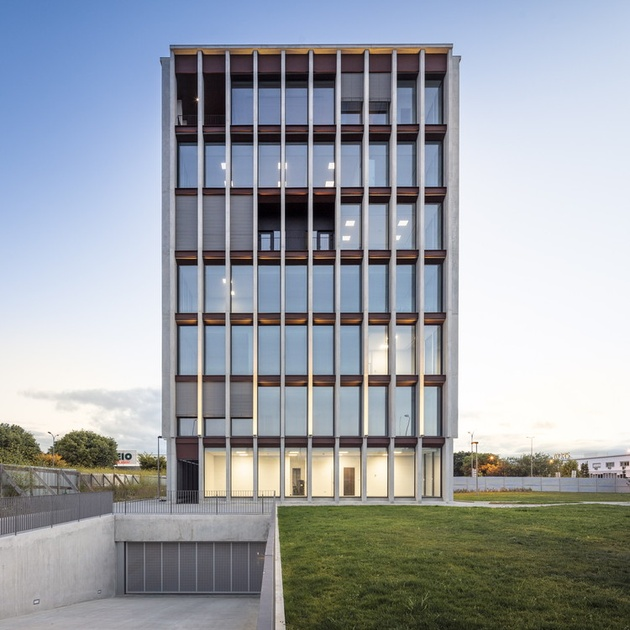
#> input picture lab 9/building.jpg, 630 x 630 px, shrunk from 750 x 750 before the run
$ python ownImg2.py
#> lines starting #> are read from the running program, lines starting #| are printed output that depends on the picture; after the words box and inside, x2 and y2 are one past the last pixel; in counts of white or black regions, pixels touching at a corner belong together
import cv2
import numpy as np
from matplotlib import pyplot as plt
import random as rng

rng.seed(12345)

img = cv2.imread('building.jpg')
#> img is the input picture: shape (630, 630, 3); mean B, G, R 165.4, 159.3, 154.2
imgHarris = img.copy()
imgShiTomasi = img.copy()

img2 = cv2.imread('building2.jpg')
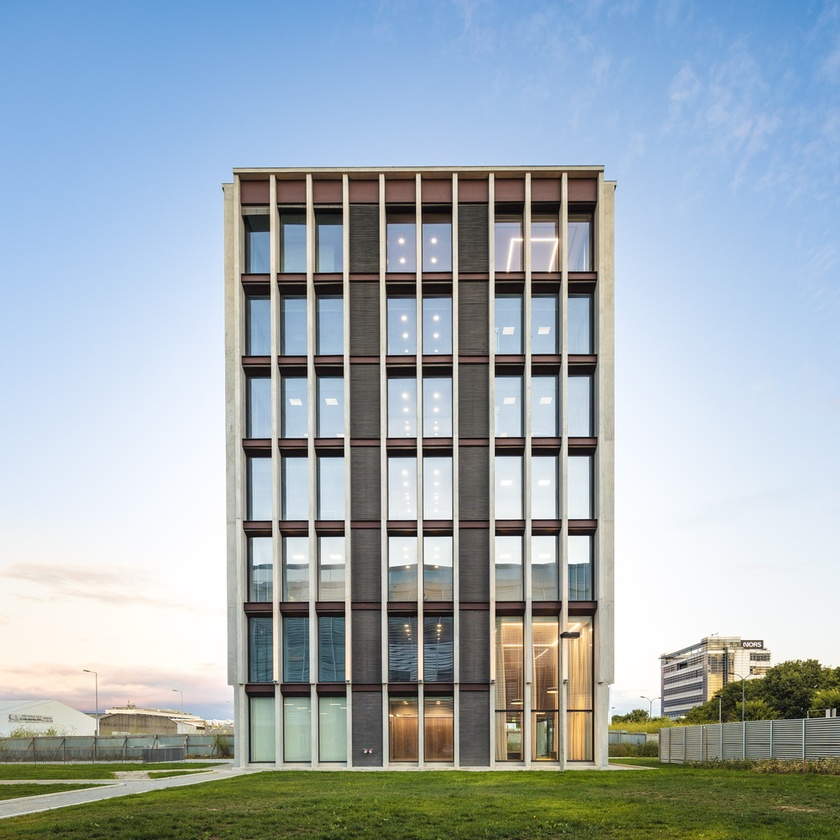
#> input picture lab 9/building2.jpg, 840 x 840 px, shrunk from 1000 x 1000 before the run
#> img2 is the input picture: shape (840, 840, 3); mean B, G, R 179.1, 172.9, 161
img2Contours = img2.copy()

# Rows and Columns
nrows = 2
ncols = 6

# Gray scale
gray = cv2.cvtColor(img, cv2.COLOR_BGR2GRAY)

## Detects Corners Using Harris
dst = cv2.cornerHarris(gray, 2, 3, 0.04)

## Threshold to obtain the corners
threshold = 0.01
for i in range(len(dst)):
    for j in range(len(dst[i])):
        if dst[i][j] > (threshold*dst.max()):
            cv2.circle(imgHarris,(j,i),3,(255),-1)
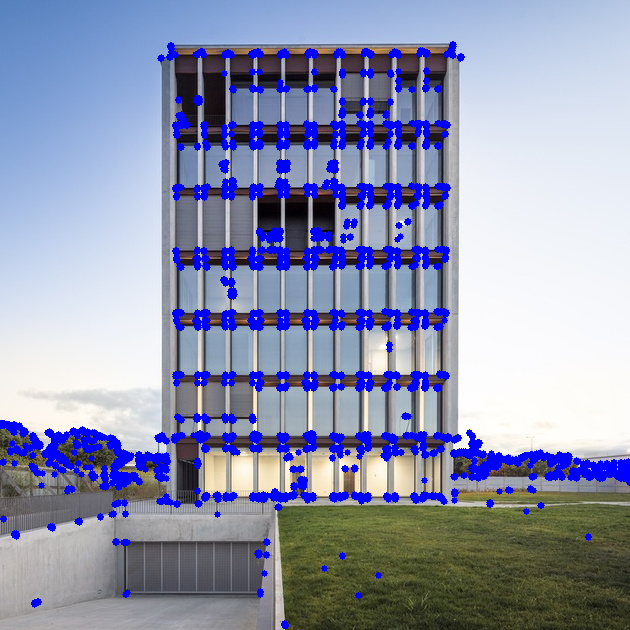
#> imgHarris: shape (630, 630, 3); 8.77% of pixels changed, all inside (x1, y1, x2, y2) = (0, 41, 630, 630)

## Detects Corners Using Tomasi
corners = cv2.goodFeaturesToTrack(gray,50,0.01,10)
#> corners = 50 rows, first 8: [128, 456], [280, 187], [196, 417], [369, 187], [397, 187], [197, 99], [341, 250], [476, 444]

# Corner plotting
for i in corners:
    x,y = i.ravel()
    x, y = int(x), int(y)  # Convert coordinates to integer
    cv2.circle(imgShiTomasi,(x,y),3,(255),-1)
#> this loop made 50 passes
#> (x, y) on passes 1 to 12: (128, 456), (280, 187), (196, 417), (369, 187), (397, 187), (197, 99), (341, 250), (476, 444), (251, 417), (258, 386), (425, 187), (224, 188)
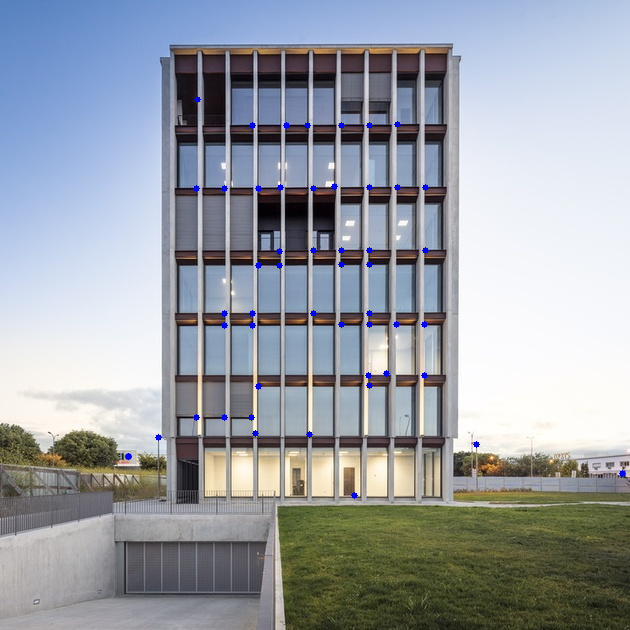
#> imgShiTomasi: shape (630, 630, 3); 0.37% of pixels changed, all inside (x1, y1, x2, y2) = (125, 96, 626, 499)

# Orb
orb = cv2.ORB_create()
kp = orb.detect(img,None)
#> kp = 500 keypoints; strongest (x, y, size): (128, 456, 31), (130, 457, 31), (331, 185, 37.2), (127, 454, 31)
kp1, des1 = orb.compute(img, kp)
#> kp1 has the same summary as kp

imgOrb = cv2.drawKeypoints(img, kp, None, color=(0,255,0), flags=0)

# Image Matching
gray = cv2.cvtColor(img2, cv2.COLOR_BGR2GRAY)
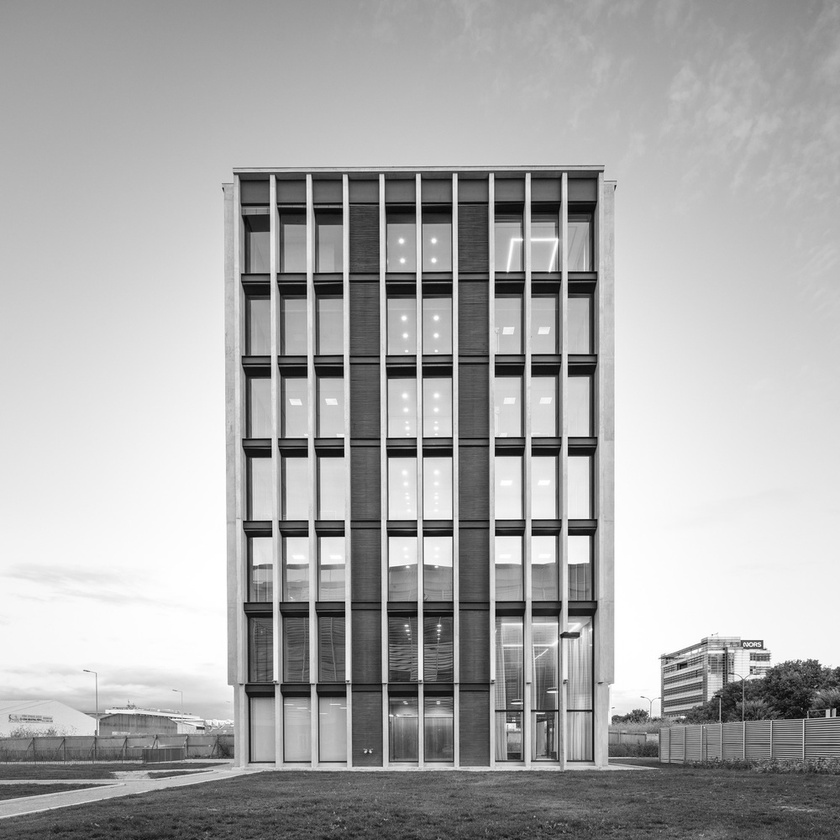
#> gray: shape (840, 840); min 0, max 255, mean 170.1

kp2, des2 = orb.detectAndCompute(img2,None)
#> kp2 = 500 keypoints; strongest (x, y, size): (450, 537, 31), (450, 518, 31), (450, 520, 31), (390, 537, 31)

# create BFMatcher object
bf = cv2.BFMatcher(cv2.NORM_HAMMING, crossCheck=True)

# Match descriptors.
matches = bf.match(des1,des2)
#> matches = 117 matches
# Sort them in the order of their distance.
matches = sorted(matches, key = lambda x:x.distance)
# Draw first 10 matches.
img3 = cv2.drawMatches(img,kp1,img2,kp2,matches[:10],None,flags=cv2.DrawMatchesFlags_NOT_DRAW_SINGLE_POINTS)
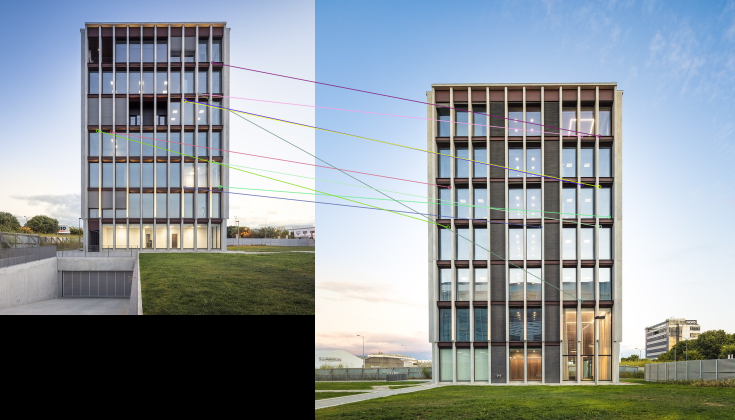
#> img3: shape (840, 1470, 3) (shown at 1/2 size); mean B, G, R 155, 149.8, 141.3

# Spliting RGB
M = np.asarray(img)

# Tomasi
## Detects Corners Using Tomasi
cornersBuilding = cv2.goodFeaturesToTrack(gray,50,0.01,10)
#> cornersBuilding = 50 rows, first 8: [343, 438], [495, 355], [415, 355], [495, 438], [271, 521], [568, 437], [495, 272], [532, 438]

## corner plotting
for i in cornersBuilding:
    x,y = i.ravel()
    x, y = int(x), int(y)  # Convert coordinates to integer
    cv2.circle(imgShiTomasi,(x,y),3,(255),-1)
#> this loop made 50 passes
#> (x, y) on passes 1 to 12: (343, 438), (495, 355), (415, 355), (495, 438), (271, 521), (568, 437), (495, 272), (532, 438), (416, 438), (270, 439), (416, 520), (307, 521)
#> imgShiTomasi: shape (630, 630, 3); 0.35% of pixels changed, all inside (x1, y1, x2, y2) = (267, 269, 572, 606)

# Orb
orbBuilding = cv2.ORB_create()
kp = orbBuilding.detect(img,None)
kp, des = orbBuilding.compute(img, kp)

imgOrbBuilding = cv2.drawKeypoints(img, kp, None, color=(0,255,0), flags=0)

# Contours
img2ContoursGray = cv2.cvtColor(img2Contours, cv2.COLOR_BGR2GRAY)
img2ContoursGray = cv2.blur(img2ContoursGray, (3, 3))

# Canny
canny_output = cv2.Canny(img2ContoursGray, 100, 200)
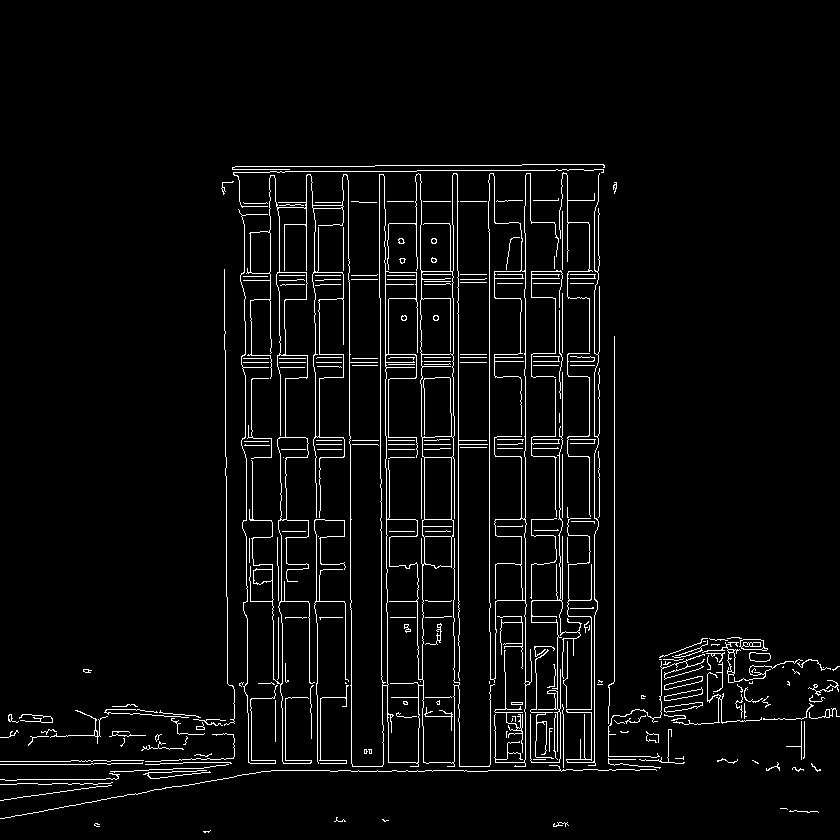
#> canny_output: shape (840, 840); 4.1% white in thin lines or dots, all inside (x1, y1, x2, y2) = (0, 164, 840, 833)

# Find contours
contours, hierarchy = cv2.findContours(canny_output, cv2.RETR_TREE, cv2.CHAIN_APPROX_SIMPLE)
#> contours = 314 contours, 259 with area under 20; largest, box (x1, y1, x2, y2) and area: (243, 173, 495, 767) 24558, (488, 173, 559, 767) 14099, (488, 173, 526, 680) 13283, (386, 519, 424, 764) 6640, (379, 174, 389, 686) 2764

# Draw contours
for i in range(len(contours)):
    color = (rng.randint(0, 256), rng.randint(0, 256), rng.randint(0, 256))
    cv2.drawContours(img2Contours, contours, i, color, 2, cv2.LINE_8, hierarchy, 0)
#> this loop made 314 passes
#> color on passes 1 to 3: (213, 5, 152), (188, 99, 138), (223, 82, 191)
#> img2Contours: shape (840, 840, 3); 12.5% of pixels changed, all inside (x1, y1, x2, y2) = (0, 163, 840, 834)

# HSV
# Convert the image from BGR to HSV
hsv_img = cv2.cvtColor(img, cv2.COLOR_BGR2HSV)
#> hsv_img: shape (630, 630, 3); mean H, S, V 89.1, 48.5, 173.7

# Split the HSV image into its three channels
H, S, V = cv2.split(hsv_img)


# GreyScale image
plt.subplot(nrows, ncols,1),plt.imshow(gray, cmap = 'gray')
plt.title('Graycale'), plt.xticks([]), plt.yticks([])

# Harris Corner Detection
plt.subplot(nrows, ncols,2),plt.imshow(cv2.cvtColor(imgHarris, cv2.COLOR_BGR2RGB), cmap = 'gray')
plt.title('Harris'), plt.xticks([]), plt.yticks([])

# Tomasi Corner Detection
plt.subplot(nrows, ncols,3),plt.imshow(cv2.cvtColor(imgShiTomasi, cv2.COLOR_BGR2RGB), cmap = 'gray')
plt.title('ShiTomasi'), plt.xticks([]), plt.yticks([])

# Orb Detection
plt.subplot(nrows, ncols,4),plt.imshow(cv2.cvtColor(imgOrb, cv2.COLOR_BGR2RGB), cmap = 'gray')
plt.title('Orb'), plt.xticks([]), plt.yticks([])

# RGB image
plt.subplot(nrows, ncols,5)
plt.imshow(M[:, :, 0], cmap='Reds', vmin=0, vmax=255)
plt.title('Red Channel'), plt.xticks([]), plt.yticks([])

plt.subplot(nrows, ncols,6)
plt.imshow(M[:, :, 1], cmap='Greens', vmin=0, vmax=255)
plt.title("Green Channel"), plt.xticks([]), plt.yticks([])

plt.subplot(nrows, ncols,7)
plt.imshow(M[:, :, 2], cmap='Blues', vmin=0, vmax=255)
plt.title("Blue Channel"), plt.xticks([]), plt.yticks([])

# Contours
plt.subplot(nrows, ncols, 8), plt.imshow(cv2.cvtColor(img2Contours, cv2.COLOR_BGR2RGB))
plt.title('Contours'), plt.xticks([]), plt.yticks([])

# HSV
# Hue channel
plt.subplot(nrows, ncols, 9)
plt.imshow(H, cmap='gray')
plt.title('Hue Channel')
plt.axis('off')

# Saturation channel
plt.subplot(nrows, ncols, 10)
plt.imshow(S, cmap='gray')
plt.title('Saturation Channel')
plt.axis('off')

# Value channel
plt.subplot(nrows, ncols, 11)
plt.imshow(V, cmap='gray')
plt.title('Value Channel')
plt.axis('off')

# Image Matching
plt.figure(figsize=(6, 6))
plt.imshow(cv2.cvtColor(img3, cv2.COLOR_BGR2RGB), cmap = 'gray')
plt.title('Image Matching ATU'), plt.xticks([]), plt.yticks([])

plt.show()
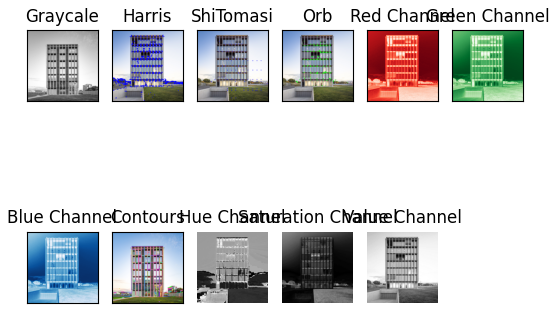
#> figure drawn by matplotlib, 11 panels
